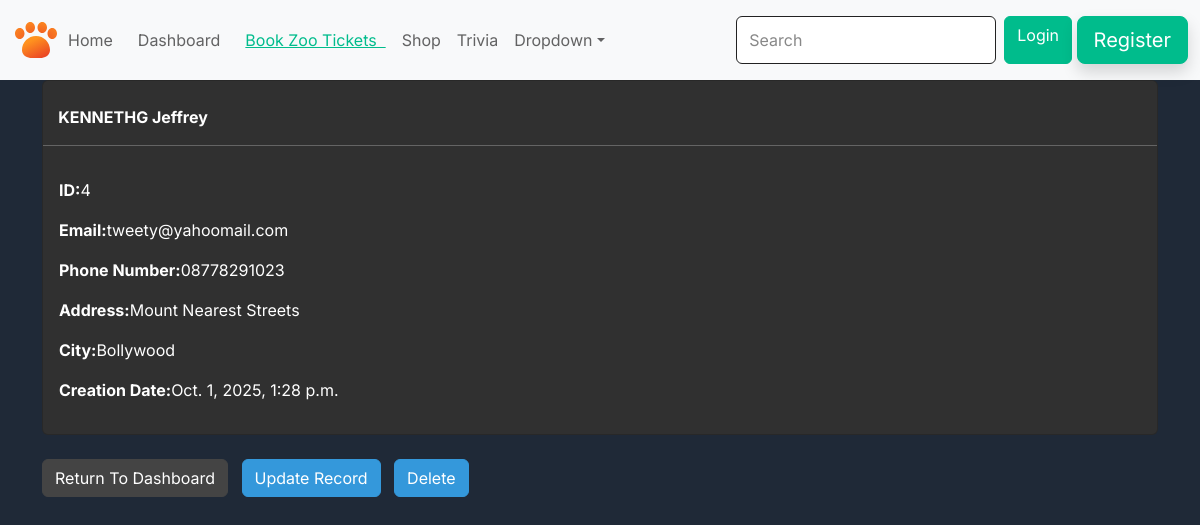
/view_record/4/ (signed in), run on the app's committed database.
### website/models.py (models this page shows, shortened)
class Record(models.Model):  # Model for the record in dashboard
    first_name = models.CharField(max_length=100)
    last_name = models.CharField(max_length=100)
    email = models.CharField(max_length=100)
    phone = models.CharField(max_length=15)
    address = models.CharField(max_length=100)
    city = models.CharField(max_length=50)
    creation_date = models.DateTimeField(auto_now_add=True)

### website/views.py (the view)
# urls.py: path('view_record/<int:pk>/', views.view_record,name="view_record"),
@login_required(login_url='my-login')
def view_record(request,pk):
    one_record = Record.objects.get(id=pk)
    context = {'record':one_record}
    return render(request, 'pages/view-record.html', context=context)

### website/template/pages/view-record.html (shortened to what this page needs)
{% extends "pages/base.html" %}
{% block content %}
    <div class="card">
        <strong>
            <br>
            {{record.last_name|upper}}
            {{record.first_name}}
        </strong>
        <hr>
        <div class="card-body">
            <p> <strong>ID:</strong>{{record.id}}</p>
            <p> <strong>Email:</strong>{{record.email}}</p>
            <p> <strong>Phone Number:</strong>{{record.phone}}</p>
            <p> <strong>Address:</strong>{{record.address}}</p>
            <p> <strong>City:</strong>{{record.city}}</p>
            <p> <strong>Creation Date:</strong>{{record.creation_date}}</p>
        </div>
    </div>
    <br>
    <a href="{% url 'dashboard' %}" class="btn btn-secondary"> Return To Dashboard </a>
    <a href="{% url 'update-record' record.id %}" class="btn btn-info"> Update Record</a>
    <a  href="{% url 'delete-record' record.id %}" class="btn btn-info"> Delete</a>
{% endblock %}

### static/css/trivia.css (style rules this page uses)
:root { --primary-color: #10b981; --dark-bg: #1f2937; --card-bg: #374151; --text-light: #f3f4f6; }
body { font-family: 'Inter', sans-serif; background-color: var(--dark-bg); color: var(--text-light); }

### data on the page
Record: last_name "KENNETHG", first_name "Jeffrey", id "4", email "tweety@yahoomail.com", phone "08778291023", address "Mount Nearest Streets", city "Bollywood", creation_date "Oct. 1, 2025, 1:28 p.m."
